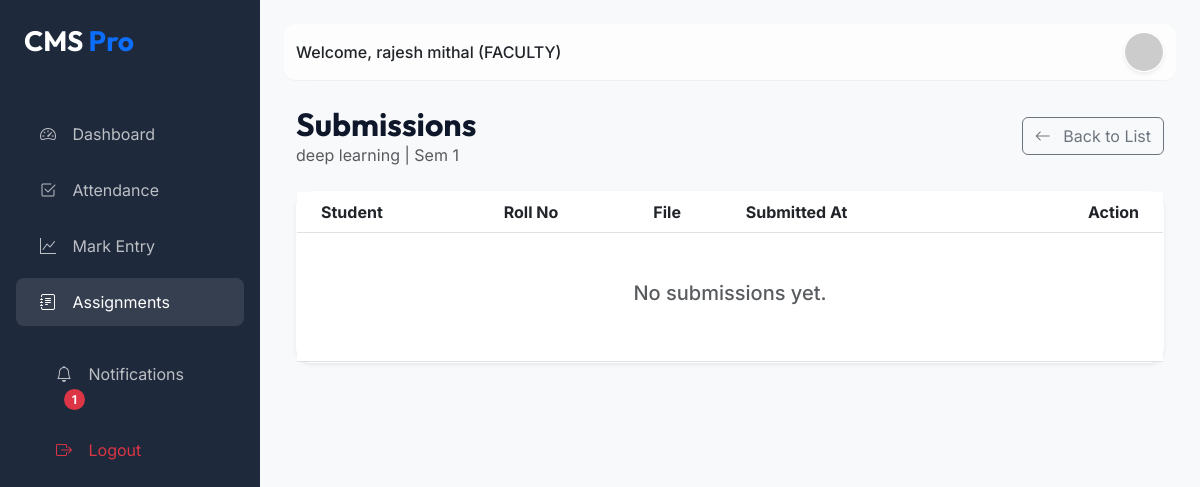
The page /assignments/submissions/1/ (signed in) on the database its author committed.
### cms_app/models.py (models this page shows, shortened)
class User(AbstractUser):
    ADMIN = 'ADMIN'
    FACULTY = 'FACULTY'
    PRINCIPAL = 'PRINCIPAL'
    STUDENT = 'STUDENT'
    ROLE_CHOICES = (
        (ADMIN, 'Admin'),
        (FACULTY, 'Faculty'),
        (PRINCIPAL, 'Principal'),
        (STUDENT, 'Student'),
    )
    role = models.CharField(max_length=20, choices=ROLE_CHOICES, default=FACULTY)
    is_authorized = models.BooleanField(default=False)
    @property
    def unread_notifications_count(self):
        return self.notifications.filter(is_read=False).count()

class Assignment(models.Model):
    title = models.CharField(max_length=200)
    description = models.TextField()
    faculty = models.ForeignKey(Faculty, on_delete=models.CASCADE, related_name='assignments')
    department = models.CharField(max_length=100)
    semester = models.IntegerField()
    deadline = models.DateTimeField()
    file = models.FileField(upload_to='assignments/', blank=True, null=True)
    created_at = models.DateTimeField(auto_now_add=True)

### cms_app/views.py (the view)
# urls.py: path('assignments/submissions/<int:pk>/', views.submission_list, name='submission_list'),
@faculty_only
def submission_list(request, pk):
    assignment = get_object_or_404(Assignment, pk=pk)
    if assignment.faculty != request.user.faculty_profile:
        messages.error(request, "Access denied.")
        return redirect('assignment_list')
    submissions = assignment.submissions.all()
    return render(request, 'assignments/submission_list.html', {
        'assignment': assignment,
        'submissions': submissions
    })

### templates/assignments/submission_list.html (shortened to what this page needs)
{% extends 'base.html' %}
{% block content %}
<div class="container-fluid">
    <div class="d-flex justify-content-between align-items-center mb-4">
        <div>
            <h2 class="fw-bold mb-0">Submissions</h2>
            <p class="text-muted mb-0">{{ assignment.title }} | Sem {{ assignment.semester }}</p>
        </div>
        <a href="{% url 'assignment_list' %}" class="btn btn-outline-secondary">
            <i class="bi bi-arrow-left me-2"></i> Back to List
        </a>
    </div>
    <div class="glass-card shadow-sm mt-4">
        <div class="table-responsive">
            <table class="table table-hover align-middle mb-0">
                <thead class="bg-light text-dark">
                    <tr>
                        <th class="ps-4">Student</th>
                        <th>Roll No</th>
                        <th>File</th>
                        <th>Submitted At</th>
                        <th class="pe-4 text-end">Action</th>
                    </tr>
                </thead>
                <tbody>
                    {% for sub in submissions %}
                    <tr>
                        <td class="ps-4">
                            <strong>{{ sub.student.name }}</strong>
                        </td>
                        <td>{{ sub.student.roll_no }}</td>
                        <td>
                            <i class="bi bi-file-earmark text-primary me-1"></i>
                            {{ sub.file.name|truncatechars:30 }}
                        </td>
                        <td>{{ sub.submitted_at|date:"d M, H:i" }}</td>
                        <td class="pe-4 text-end">
                            <a href="{{ sub.file.url }}" class="btn btn-sm btn-outline-success" target="_blank">
                                <i class="bi bi-eye"></i> View
                            </a>
                            <a href="{{ sub.file.url }}" class="btn btn-sm btn-success" download>
                                <i class="bi bi-download"></i>
                            </a>
                        </td>
                    </tr>
                    {% if sub.comment %}
                    <tr class="table-light">
                        <td colspan="5" class="ps-5 py-2">
                            <small class="text-muted"><i class="bi bi-chat-left-dots me-2"></i>{{ sub.comment }}</small>
                        </td>
                    </tr>
                    {% endif %}
                    {% empty %}
                    <tr>
                        <td colspan="5" class="text-center py-5">
                            <h5 class="text-muted">No submissions yet.</h5>
                        </td>
                    </tr>
                    {% endfor %}
                </tbody>
            </table>
        </div>
    </div>
</div>
{% endblock %}

### templates/base.html (shortened to what this page needs)
<!DOCTYPE html>
<html lang="en">
<head>
    <link href="https://cdn.jsdelivr.net/npm/bootstrap@5.3.0/dist/css/bootstrap.min.css" rel="stylesheet">
    <link rel="stylesheet" href="https://cdn.jsdelivr.net/npm/bootstrap-icons@1.11.1/font/bootstrap-icons.css">
</head>
<body>
    {% if user.is_authenticated %}
    <div class="sidebar" id="sidebar">
        <div class="p-4">
            <h3 class="fw-bold mb-4">CMS <span class="text-primary">Pro</span></h3>
        </div>
        <nav class="nav flex-column">
            <a class="nav-link {% if request.resolver_match.url_name == 'dashboard' %}active{% endif %}"
                href="{% url 'dashboard' %}">
                <i class="bi bi-speedometer2"></i> Dashboard
            </a>
            {% if user.role == 'FACULTY' %}
            <a class="nav-link {% if 'attendance' in request.path %}active{% endif %}"
                href="{% url 'attendance_mark' %}">
                <i class="bi bi-check2-square"></i> Attendance
            </a>
            <a class="nav-link {% if 'marks' in request.path %}active{% endif %}" href="{% url 'marks_list' %}">
                <i class="bi bi-graph-up"></i> Mark Entry
            </a>
            <a class="nav-link {% if 'assignments' in request.path %}active{% endif %}"
                href="{% url 'assignment_list' %}">
                <i class="bi bi-journal-text"></i> Assignments
            </a>
            {% endif %}
            <div class="mt-auto p-3">
                <a class="nav-link {% if 'notifications' in request.path %}active{% endif %}"
                    href="{% url 'notification_list' %}">
                    <i class="bi bi-bell"></i> Notifications
                    {% if user.unread_notifications_count > 0 %}
                    <span class="badge bg-danger rounded-pill ms-2">{{ user.unread_notifications_count }}</span>
                    {% endif %}
                </a>
                <a class="nav-link text-danger" href="{% url 'logout' %}">
                    <i class="bi bi-box-arrow-right"></i> Logout
                </a>
            </div>
        </nav>
    </div>
    {% endif %}
    <div class="{% if user.is_authenticated %}main-content{% else %}container{% endif %}">
        {% if user.is_authenticated %}
        <nav class="navbar navbar-expand-lg">
            <div class="container-fluid">
                <span class="navbar-text fw-medium text-dark">
                    Welcome, {{ user.get_full_name|default:user.username }} ({{ user.role }})
                </span>
                <div class="ms-auto d-flex align-items-center">
                    <div class="dropdown">
                        <a href="{% if user.role == 'STUDENT' %}{% url 'student_profile' %}{% elif user.role == 'FACULTY' %}{% url 'faculty_profile' %}{% elif user.role == 'PRINCIPAL' %}{% url 'principal_profile' %}{% else %}#{% endif %}"
                            title="View Profile">
                            <img src="https://ui-avatars.com/api/?name={{ user.username }}&background=random"
                                class="rounded-circle border border-white shadow-sm" width="40" height="40"
                                alt="avatar shadow-sm">
                        </a>
                    </div>
                </div>
            </div>
        </nav>
        {% endif %}
        {% block content %}{% endblock %}
    </div>
</body>
</html>

### templates/base.html (style rules this page uses)
:root { --primary-bg: #f8f9fa; --sidebar-bg: #1e293b; --accent-color: #3b82f6; --text-main: #0f172a; --card-glass: rgba(255, 255, 255, 0.7); }
body { font-family: 'Inter', sans-serif; background-color: var(--primary-bg); color: var(--text-main); overflow-x: hidden; }
h1, h2, h3, .navbar-brand { font-family: 'Outfit', sans-serif; }
.glass-card { background: var(--card-glass); backdrop-filter: blur(10px); border: 1px solid rgba(255, 255, 255, 0.3); border-radius: 16px; box-shadow: 0 4px 30px rgba(0, 0, 0, 0.1); }
.sidebar { height: 100vh; width: 260px; position: fixed; top: 0; left: 0; background-color: var(--sidebar-bg); color: white; transition: all 0.3s; z-index: 1000; }
.sidebar .nav-link { color: rgba(255, 255, 255, 0.7); padding: 12px 24px; border-radius: 8px; margin: 4px 16px; transition: 0.3s; }
.sidebar .nav-link:hover, .sidebar .nav-link.active { color: white; background-color: rgba(255, 255, 255, 0.1); }
.sidebar .nav-link i { margin-right: 12px; }
.main-content { margin-left: 260px; padding: 24px; transition: all 0.3s; }
.navbar { background: var(--card-glass); backdrop-filter: blur(10px); border-bottom: 1px solid rgba(0, 0, 0, 0.05); margin-bottom: 24px; border-radius: 12px; }

### rows shown on the page
User: unread_notifications_count "1", get_full_name "rajesh mithal", role "FACULTY"
Assignment: title "deep learning", semester "1"
